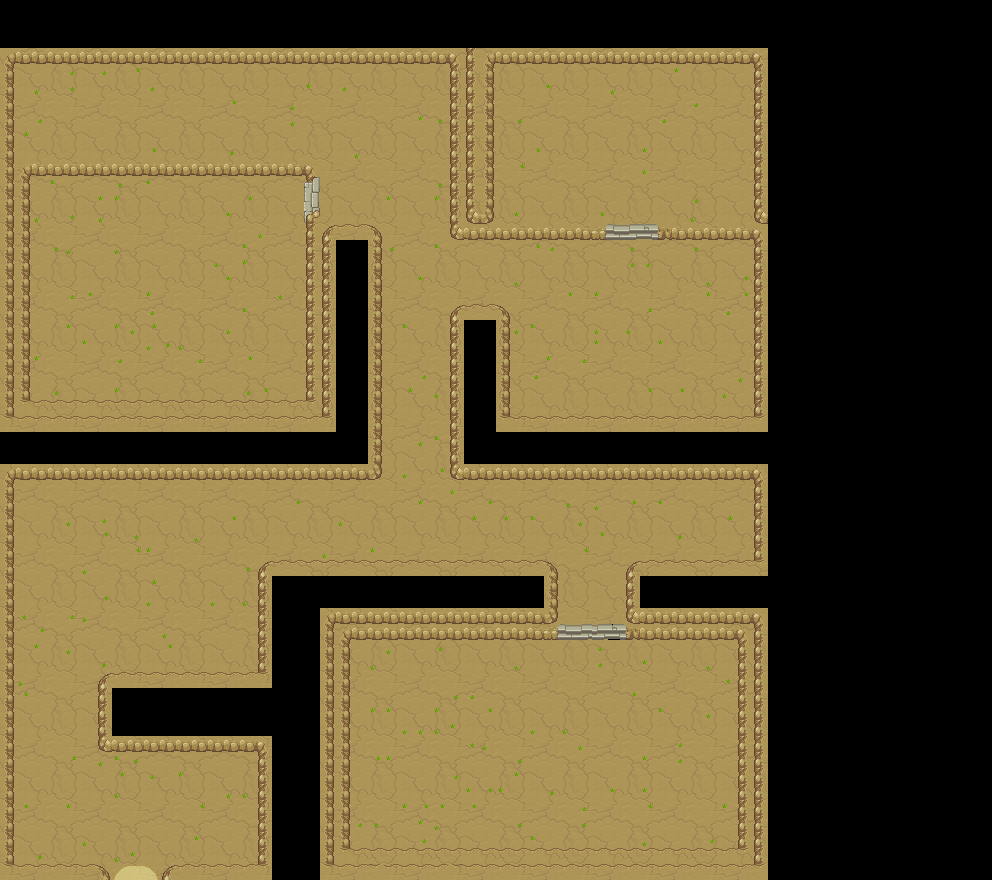

Tiled map render using the project's own tile images. Description and the map definition, with tile-layer contents summarised, below:
An orthogonal 62x55 tile map with 16x16 px tiles, 4 tile layers (CanGrow, CaveHighGround, décor, slopes), 2 tilesets and 40 objects (39x Wall, To_Outside).

<map version="1.10" tiledversion="1.11.2" orientation="orthogonal" renderorder="right-down" width="62" height="55" tilewidth="16" tileheight="16" infinite="0" nextlayerid="8" nextobjectid="50">
 <tileset firstgid="1" source="../../res/Game/Assets/Maps/tsx/RockSlope.tsx" />
 <tileset firstgid="4097" source="../../res/Game/Assets/Maps/tsx/tiles_cave.tsx" />
 <layer id="1" name="CanGrow" class="canGrow" width="62" height="55">
  <data>[3410 cells, 1631 non-empty, 17 distinct tile ids]</data>
 </layer>
 <layer id="7" name="CaveHighGround" width="62" height="55">
  <data>[3410 cells, 621 non-empty, 16 distinct tile ids]</data>
 </layer>
 <layer id="3" name="décor" width="62" height="55">
  <data>[3410 cells, 1547 non-empty, 9 distinct tile ids]</data>
 </layer>
 <objectgroup id="5" name="Collision">
  <object id="4099" name="Wall" x="257.911" y="736" width="14.0889" height="144" />
  <object id="3" name="Wall" x="161.956" y="864" width="96.1069" height="16" />
  <object id="4" name="Wall" x="0" y="864" width="110" height="16" />
  <object id="6" name="Wall" x="0" y="464" width="14.087" height="400" />
  <object id="7" name="Wall" x="97.8125" y="736" width="160.188" height="16" />
  <object id="8" name="Wall" x="97.8125" y="672" width="14.1875" height="64" />
  <object id="9" name="Wall" x="112" y="672" width="160" height="16" />
  <object id="10" name="Wall" x="256" y="560" width="16" height="112" />
  <object id="11" name="Wall" x="272" y="560" width="286.011" height="16" />
  <object id="12" name="Wall" x="544" y="576" width="14" height="64" />
  <object id="13" name="Wall" x="336" y="624" width="208" height="16" />
  <object id="14" name="Wall" x="336" y="640" width="14.1818" height="224" />
  <object id="15" name="Wall" x="625.875" y="624" width="126.125" height="16" />
  <object id="16" name="Wall" x="737.636" y="640" width="14.3636" height="224" />
  <object id="17" name="Wall" x="350.545" y="848" width="386.545" height="16" />
  <object id="18" name="Wall" x="625.856" y="560" width="14.144" height="64" />
  <object id="19" name="Wall" x="640" y="560" width="128" height="16" />
  <object id="20" name="Wall" x="753.877" y="464" width="14.1225" height="96" />
  <object id="21" name="Wall" x="448" y="464" width="306.545" height="16" />
  <object id="22" name="Wall" x="448" y="304" width="16" height="160" />
  <object id="23" name="Wall" x="464" y="304" width="48" height="16" />
  <object id="24" name="Wall" x="496" y="320" width="16" height="112" />
  <object id="25" name="Wall" x="512" y="416" width="256" height="16" />
  <object id="27" name="Wall" x="753.813" y="48" width="14.1875" height="368" />
  <object id="28" name="Wall" x="0" y="48" width="752" height="16" />
  <object id="29" name="Wall" x="448" y="64" width="46.0625" height="176" />
  <object id="30" name="Wall" x="464" y="226.5" width="141.087" height="13.5" />
  <object id="31" name="Wall" x="658" y="226.063" width="95.875" height="13.75" />
  <object id="33" name="Wall" x="0" y="64" width="16" height="112" />
  <object id="34" name="Wall" x="24.75" y="163.969" width="279.25" height="12.0313" />
  <object id="35" name="Wall" x="16" y="176" width="14.0625" height="240" />
  <object id="36" name="Wall" x="29.875" y="400" width="290.125" height="16" />
  <object id="37" name="Wall" x="305.906" y="209.875" width="14.0938" height="190.125" />
  <object id="38" name="Wall" x="320" y="224" width="64" height="16" />
  <object id="39" name="Wall" x="368" y="240" width="14.0313" height="240" />
  <object id="40" name="Wall" x="14" y="464" width="354" height="16" />
  <object id="41" name="To_Outside" x="110.043" y="874.25" width="51.8732" height="5.75" />
  <object id="43" name="Wall" x="304" y="164.893" width="9.91168" height="11.1069" />
  <object id="45" name="Wall" x="305.957" y="176" width="7.13043" height="5.82609" />
  <object id="46" name="Wall" x="313.087" y="173.957" width="3.82609" height="3.95652" />
 </objectgroup>
 <layer id="4099" name="slopes" width="62" height="55">
  <data>[3410 cells, 610 non-empty, 20 distinct tile ids]</data>
 </layer>
</map>
